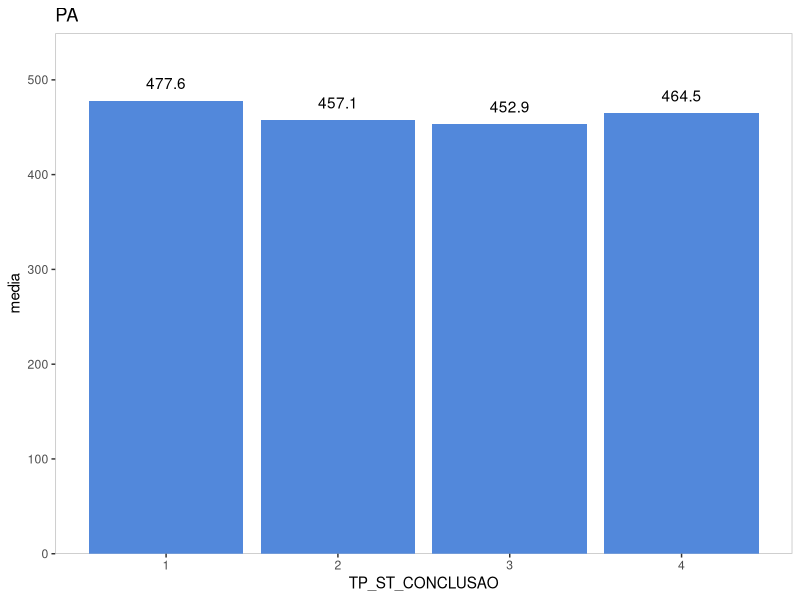
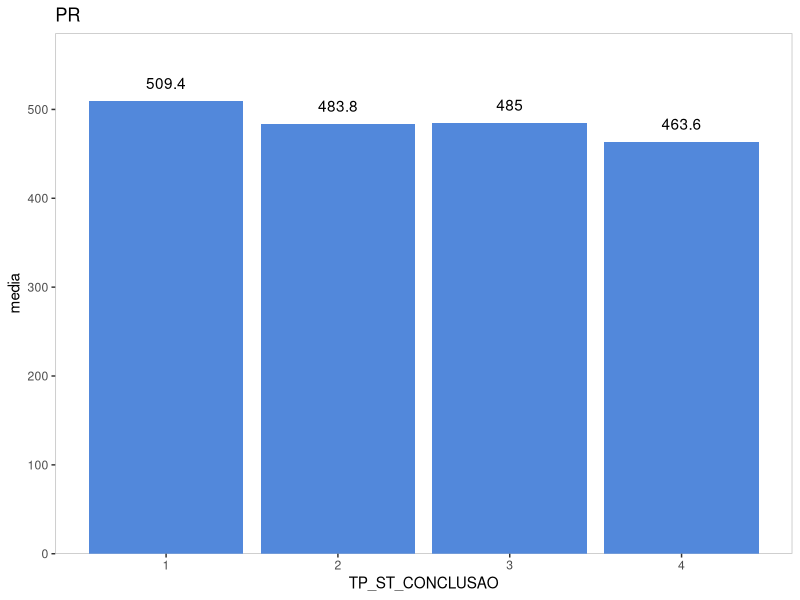
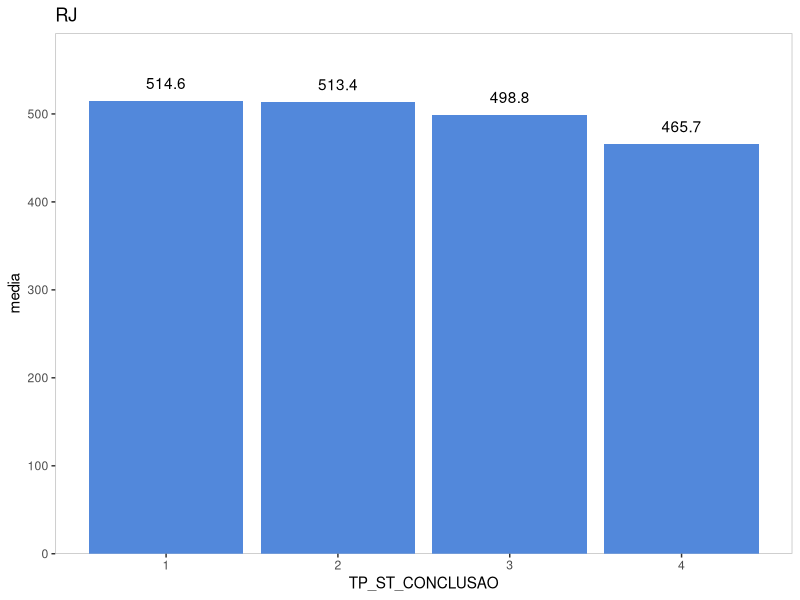
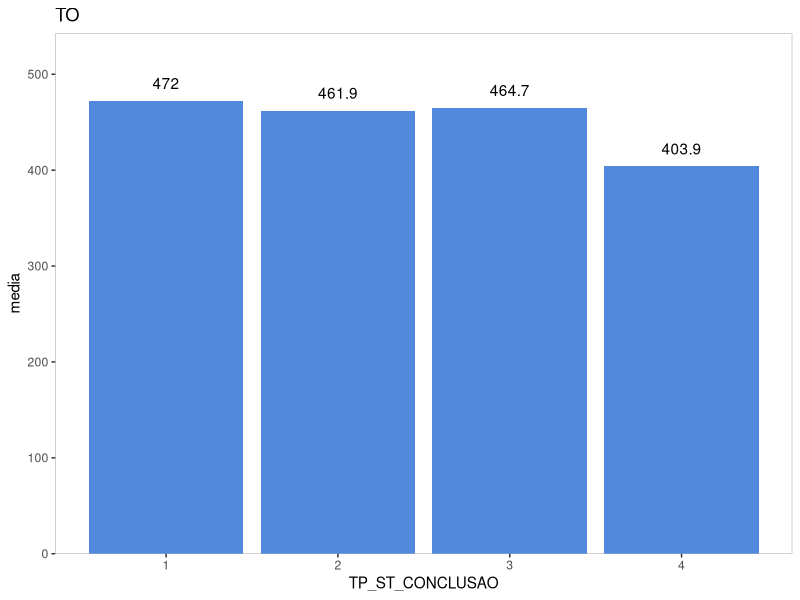
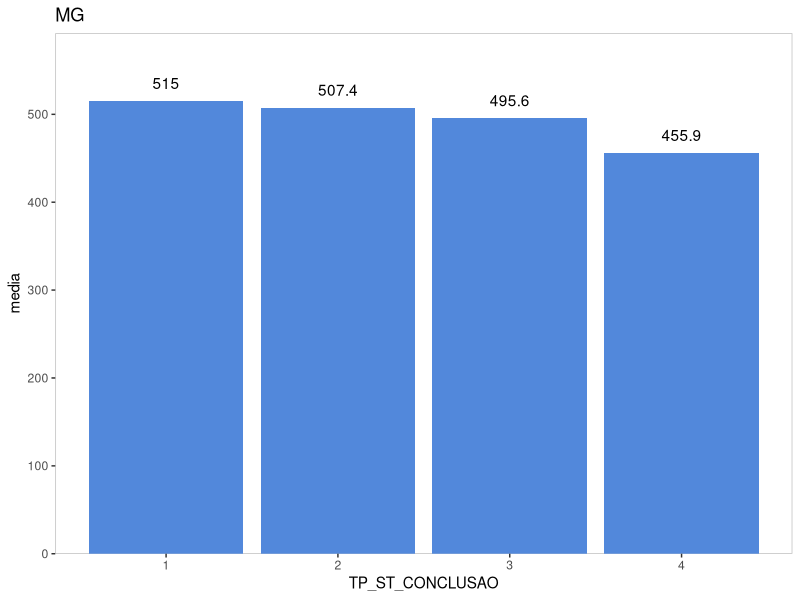
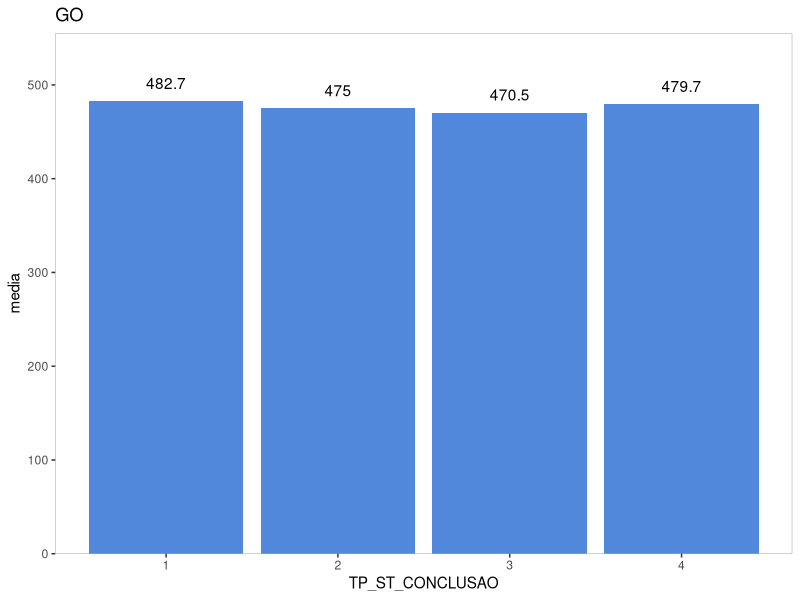
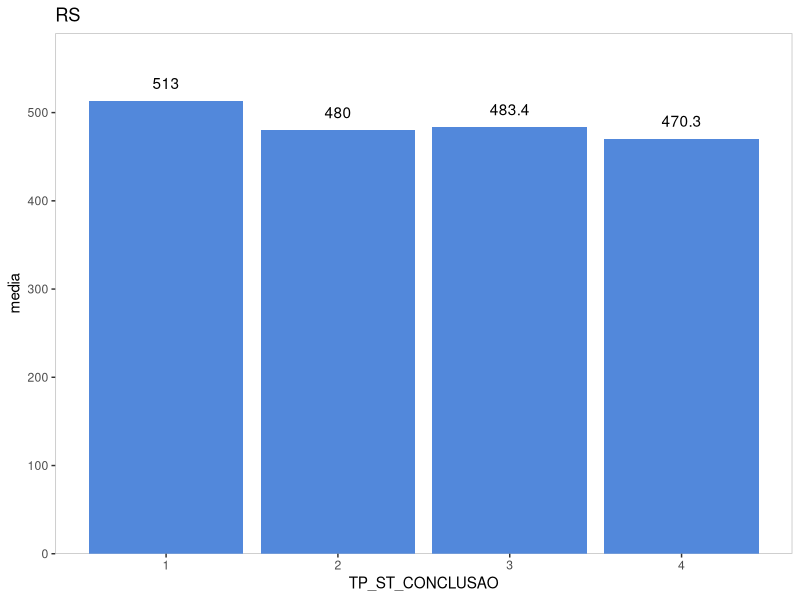
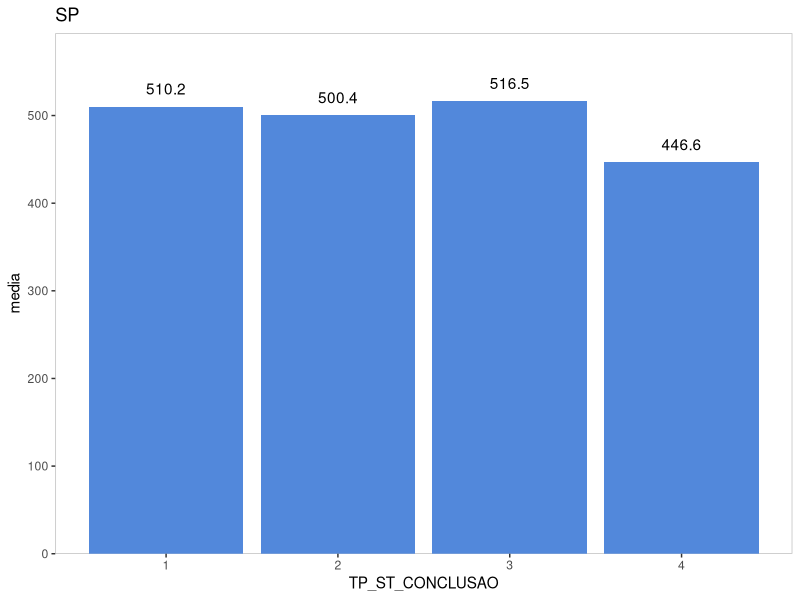

The R script that drew these images, in order:
# Ambiente ----
setwd("C:/Users/Naruhiko/OneDrive/Documentos/Programação/atividades-R")
rm(list = ls())

# Bibliotecas ----
library(tidyverse)

# Dados ----
base <- readxl::read_xlsx("dados/enem/enem.xlsx")

enem <- base %>% 
  filter(NU_NOTA_MT > 0)

# Loops ----
nomes <- c('Naruhiko', 'Paula', 'Camila', 'Letícia', 'Renata', 'Vinicius') 

for (i in 1:length(nomes)) {
  print(paste0("O nome na posição ", i, " é ", nomes[i]))
}

for (i in nomes) {
  print(i)
}

tp_st_conclusao_enem <- unique(enem$TP_ST_CONCLUSAO)
estado_enem <- unique(enem$SG_UF_RESIDENCIA)


for (i in estado_enem) {
  df_temp <- enem %>% 
  filter(SG_UF_RESIDENCIA == i) %>% 
  group_by(TP_ST_CONCLUSAO) %>% 
  summarise(media = mean(NU_NOTA_MT))
  
  p <- ggplot(df_temp) +
    aes(x = TP_ST_CONCLUSAO, y = media) +
    geom_col(fill = "#5288db") +
    geom_text(aes(label = round(media, 1)), vjust = -1) +
    scale_y_continuous(expand = expansion(mult = c(0, 0.15))) +
    labs(title = i) +
    theme(panel.background = element_rect(fill = 'white', color = 'grey'),
          panel.grid = element_blank())
  
  print(p)

}


for (i in 1:5) {
  for (j in 1:5) {
    if (j == 5) {
      j <- 10
    }
    print(i*j)
  }
}













